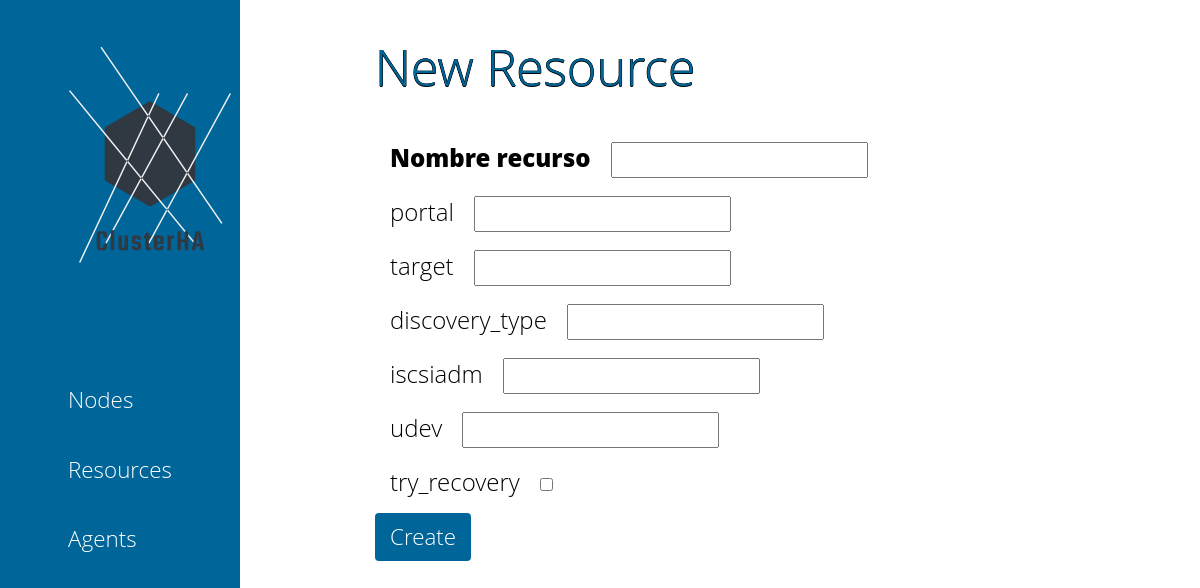
The app's page /resources/new/iscsi with its own data.
### cluster/models.py (models this page shows)
class Agent_Param(models.Model):
    agent = models.ForeignKey(Agent, on_delete=models.CASCADE)
    name = models.CharField(max_length=50)
    title = models.CharField(max_length=200, default="title")
    description = models.TextField(default="description")
    required = models.BooleanField(default=False)
    unique = models.BooleanField(default=False)
    content_type = models.CharField(max_length=50, default="content-type")
    default_value = models.CharField(max_length=150, default="default", null=True)

### cluster/views.py (the view)
# urls.py: path('resources/new/<agent_name>', views.resources_form, name='resources_form'),
def resources_form(request, agent_name):
    template = loader.get_template('resources_form.html')
    params = Agent_Param.objects.all().filter(agent__name=agent_name)
    context = {
        'agent_name': agent_name,
        'params': params,
    }
    return HttpResponse(template.render(context, request))

### cluster/templates/resources_form.html (shortened to what this page needs)
{% extends "base.html" %}
{% block content %}
    <div class="container">
        <div class="tm-title">New Resource</div>
    <form action="{% url 'cluster:resources_created' agent_name %}" method="post">
        <label class="tm-nav-item-custom" for="name"><b>Nombre recurso</b></label>
        <input type="text" name="nombre" id="nombre" required><br>
    {% for param in params %}
        <label class="tm-nav-item-custom" for="param_name">{{ param.name }}</label>
        <input {% if param.content_type == 'boolean' %}type="checkbox"{% elif param.content_type == 'integer' %}type="number"{% elif param.content_type == 'string' %}type="text"{% endif %} name={{ param.name }} id={{ param.name }}{% if param.default_value == 'true' %} checked{% endif %} {% if param.required %}required="true"{% endif %}><br>
    {% endfor %}
        <input class="tm-button-form" type="submit" value="Create">
    </form>
{% endblock %}

### cluster/static/css/site.css (style rules this page uses)
body { font-family: 'Open Sans', Helvetica, Arial, sans-serif; font-size: 20px; font-weight: 300; overflow-x: hidden; }
.tm-button-form { background-color: #006599; border: none; color: white; cursor: pointer; display: inline-block; font-size: 1.4rem; padding: 7px 15px; border-radius: 4px; }
.tm-title { font-size: 2.5em; list-style: none; padding: 30px 0px; transition: all 0.3s ease; color: #006599; text-shadow: -0.5px 0 black, 0 0.5px black, 0.5px 0 black, 0 -0.5px black; }
b { font-weight: 800; }
.tm-nav-item-custom { font-size: 1.5rem; list-style: none; padding: 5px 15px; transition: all 0.3s ease; color: black; }
.tm-nav-item-custom b { font-weight: 800; }
@media (min-width: 576px) { .container { width: 100%; } }
@media (min-width: 992px) { .container { width: 100%; } }
@media (min-width: 1200px) { .container { width: 100%; } }

### records on screen
Agent_Param: name "portal"
Agent_Param: name "target"
Agent_Param: name "discovery_type"
Agent_Param: name "iscsiadm"
Agent_Param: name "udev"
Agent_Param: name "try_recovery"
